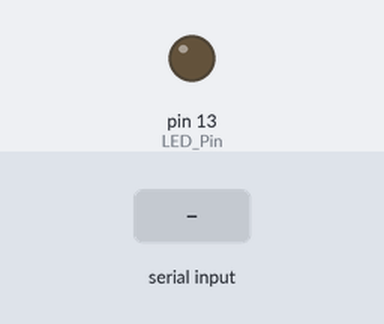
A sketch run on a simulated Arduino Uno, built with avr-gcc and run on an emulated ATmega328P. On the bench: output pins drawn as LEDs (lit = HIGH). Dashed ring = blinking. Inputs (shaded band) come from the test bench.

Above: at 1.2 s.
1.3 s: "w" received over Serial
At 1.6 s:
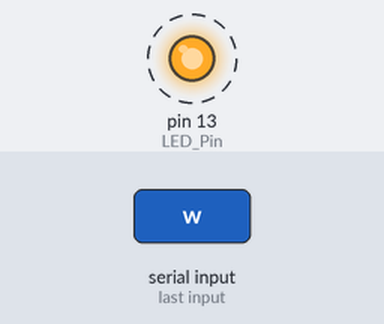
4.3 s: "q" received over Serial
Timing chart, 0 to 7.8 s (numbered marks = the images above; inputs shaded):
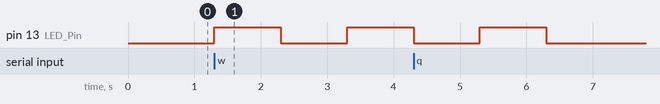

The sketch:

Serial_Receive.ino
```cpp
//+---------------------------------------------------------------------------------------------------+
//| Arduino Serial Reception from PC                                                                  |
//+---------------------------------------------------------------------------------------------------+
//| Receive Characters from PC @9600bps 8N1 data format.                                              |
//|   *Blink LED on Pin 13 once  if character 'q' is received.                                        |
//|   *Blink LED on Pin 13 Twice if character 'w' is received.                                        |
//|                                                                                                   |
//| To be used with Simple Serial Program(C#).                                                        |
//+---------------------------------------------------------------------------------------------------+
//|Hardware Connections(Arduino)                                                                      |
//|                                                                                                   |
//|   +-----------+                                                                                   |
//|   |   PC      |                      +-------------+                                              |
//|   |           |      USB             |             |                                              |
//|   +-----------+ ====================>|   +-------+  \                                             |
//|   \ [] [] [] []\                     |   |       |   |                                            |
//|    \ [] [] [] []\                    |   +-------+   |                                            |
//|     +------------+                   +--------------/                                             |
//|       Windows OS                         Arduino Uno                                              |
//|                                                                                                   |
//|                                                                                                   |
//+---------------------------------------------------------------------------------------------------+
//|Hardware Connections(any other Microcontroller)                                                    |
//|                                                                                                   |
//|  |------------|                                                                                   |
//|  |            |                USB2SERIAL V2.0                     +---------------+              |
//|  |            |            +--------------------+                  |               |              |
//|  |------------|            |                 RX |<---------------- |(TXD)          |              |
//|   \ [][][][][] \===========|(USB -> Serial)  TX |----------------->|(RXD)          |              |
//|    \------------\   USB    |                GND |------------------| GND           |              |
//|        Laptop              +--------------------+     TTL link     |               |              |
//|                                                                    +---------------+              |
//|                              USB to Serial Converter             Microcontroller                  |
//+---------------------------------------------------------------------------------------------------+
//|                                                                                                   |
//| Compiler/IDE     : Arduino IDE                                                                    |
//| Libraries        : Serial                                                                         |
//|                                                                                                   |
//| Programmer       : (c)Rahul.Sreedharan                                                            |
//| Date             : 21 January 2017                                                                |
//| Website          : www.xanthium.in                                                                |
//|                                                                                                   |
//+---------------------------------------------------------------------------------------------------+

int LED_Pin = 13;                 // LED connected to digital pin 13

void setup()
{
 Serial.begin(9600,SERIAL_8N1);  // Configure the baudrate and data format for serial transmission
 pinMode(LED_Pin,OUTPUT);        // Pin13 as Output
 digitalWrite(LED_Pin,LOW);      // Pin13 LED OFF

}

void loop()
{
  char Data_Received; //used for storing received character

  if(Serial.available() > 0) //If there is any data in Serial Buffer of ATmega
  {
    Data_Received = Serial.read();   // Read the Data

    switch(Data_Received)            // Use a switch to select number of Blinks
    {
      case 'q': Blink_Pin13_LED(1);  // Blink LED on Pin 13 once  if character 'q' is received
                break;
      case 'w': Blink_Pin13_LED(2);  // Blink LED on Pin 13 Twice if character 'w' is received
                break;
      default:  Blink_Pin13_LED(0);  // No Blinking,LED Off
                break;
    }//end of switch()
   }//end of if
} //end of loop()

// routine for blinking the LED n times,where n = no of times

void Blink_Pin13_LED(int Times)
{
  while(Times > 0)
  {
    digitalWrite(LED_Pin,HIGH);
    delay(1000);
    digitalWrite(LED_Pin,LOW);
    delay(1000);
    Times--;
  }
}
```

Measured:
- after the input at 1.3 s, pin 13 (LED_Pin): LOW → HIGH at once, → LOW 1.0 s later, → HIGH 1.0 s later
